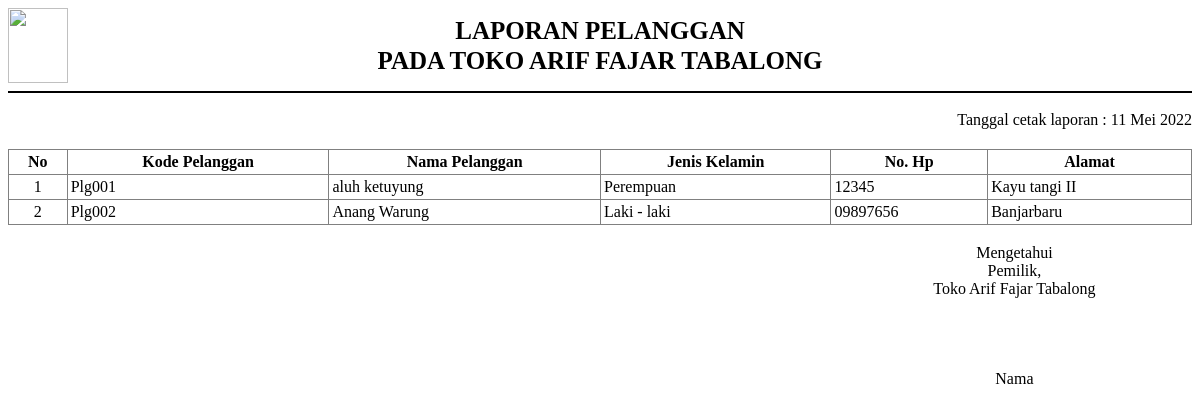
The page /admin/laporan/pelanggan.php (signed in) on the database its author committed.
### tables this page shows
CREATE TABLE `pelanggan`  (
  `kode_pelanggan` varchar(20) NOT NULL,
  `nama_pelanggan` varchar(100) NULL DEFAULT NULL,
  `jenis_kelamin` enum('Laki - laki','Perempuan') NULL DEFAULT NULL,
  `no_hp` varchar(15) NULL DEFAULT NULL,
  `alamat` text NULL,
  PRIMARY KEY (`kode_pelanggan`) USING BTREE
);

### config/config.php (called while the page is built, shortened)
<?php
function base_url($url = null)
{
    $base_url = "http://localhost/toko-logistik-obat";
    if ($url != null) {
        return $base_url . "/" . $url;
    } else {
        return $base_url;
    }
}
function tgl_indo($tanggal)
{
    $bulan = array(
        1 =>   'Januari',
        'Februari',
        'Maret',
        'April',
        'Mei',
        'Juni',
        'Juli',
        'Agustus',
        'September',
        'Oktober',
        'November',
        'Desember'
    );
    $pecahkan = explode('-', $tanggal);
    return $pecahkan[2] . ' ' . $bulan[(int) $pecahkan[1]] . ' ' . $pecahkan[0];
}
$no = 1;

### admin/laporan/pelanggan.php (the view, shortened to what this page needs)
<?php
require_once '../../config/config.php';
?>
<!DOCTYPE html>
<html lang="en">
<head>
</head>
<body>
    <div class="kop">
        <img src="<?= base_url('assets/img/drugstore-icon.png') ?>" width="60" height="75" alt="">
        LAPORAN PELANGGAN <br>
        PADA TOKO ARIF FAJAR TABALONG
        <img src="<?= base_url('assets/img/blank.jpg') ?>" width="60" height="75" alt="">
    </div>
    <hr size="2" color="black">
    <div style="float: right; margin-bottom: 20px; margin-top: 10px;">
        Tanggal cetak laporan : <?= tgl_indo(date('Y-m-d')) ?>
    </div>
    <table border="1" cellpadding="3">
        <thead>
            <tr>
                <th>No</th>
                <th>Kode Pelanggan</th>
                <th>Nama Pelanggan</th>
                <th>Jenis Kelamin</th>
                <th>No. Hp</th>
                <th>Alamat</th>
            </tr>
        </thead>
        <tbody>
            <?php
            $data = $koneksi->query("SELECT * FROM pelanggan ORDER BY kode_pelanggan ASC");
            foreach ($data as $row) {
            ?>
                <tr>
                    <td align="center"><?= $no++; ?></td>
                    <td><?= $row['kode_pelanggan']; ?></td>
                    <td align="left"><?= $row['nama_pelanggan']; ?></td>
                    <td><?= $row['jenis_kelamin']; ?></td>
                    <td><?= $row['no_hp']; ?></td>
                    <td align="left"><?= $row['alamat']; ?></td>
                </tr>
            <?php } ?>
        </tbody>
    </table>
    <br>
    <table border="0">
        <tr align="center">
            <td width="70%"></td>
            <td>
                Mengetahui <br>
                Pemilik, <br>
                Toko Arif Fajar Tabalong
                <br><br><br><br><br>
                Nama
            </td>
        </tr>
    </table>
</body>
</html>

### admin/laporan/pelanggan.php (style rules this page uses)
.kop { justify-content: space-between; font-size: 25px; font-weight: bold; line-height: 30px; text-align: center; position: relative; display: flex; flex-wrap: wrap; align-items: center; }
table { width: 100%; border-collapse: collapse; }
th { vertical-align: middle; }

### rows shown on the page
pelanggan: kode_pelanggan "Plg001", nama_pelanggan "aluh ketuyung", jenis_kelamin "Perempuan", no_hp "12345", alamat "Kayu tangi II"
pelanggan: kode_pelanggan "Plg002", nama_pelanggan "Anang Warung", jenis_kelamin "Laki - laki", no_hp "09897656", alamat "Banjarbaru"
